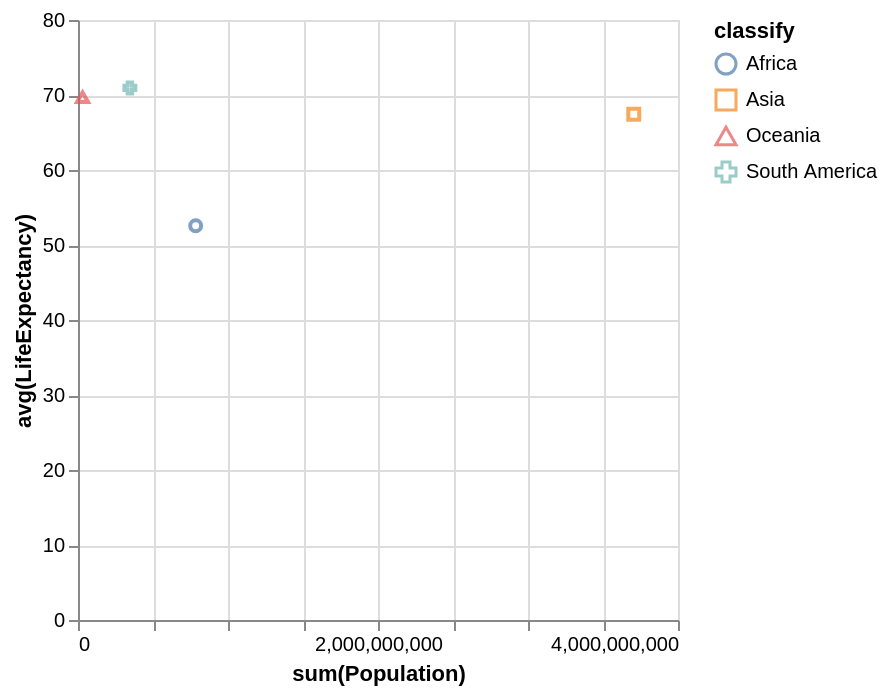

Vega-Lite specification stored for this chart:
### Vega-Lite specification from a JSON file in a GitHub repository (floating-point values rounded to 4 significant figures)
{"data": {"values": [{"x_data": 784475000, "y_data": 52.57, "classify": "Africa"}, {"x_data": 3705025700, "y_data": 67.44, "classify": "Asia"}, {"x_data": 30401150, "y_data": 69.72, "classify": "Oceania"}, {"x_data": 345780000, "y_data": 70.95, "classify": "South America"}]}, "mark": "point", "encoding": {"x": {"field": "x_data", "type": "quantitative", "title": "sum(Population)", "scale": {"zero": "false"}}, "y": {"field": "y_data", "type": "quantitative", "title": "avg(LifeExpectancy)", "scale": {"zero": "false"}}, "color": {"field": "classify", "type": "nominal"}, "shape": {"field": "classify", "type": "nominal"}}}
